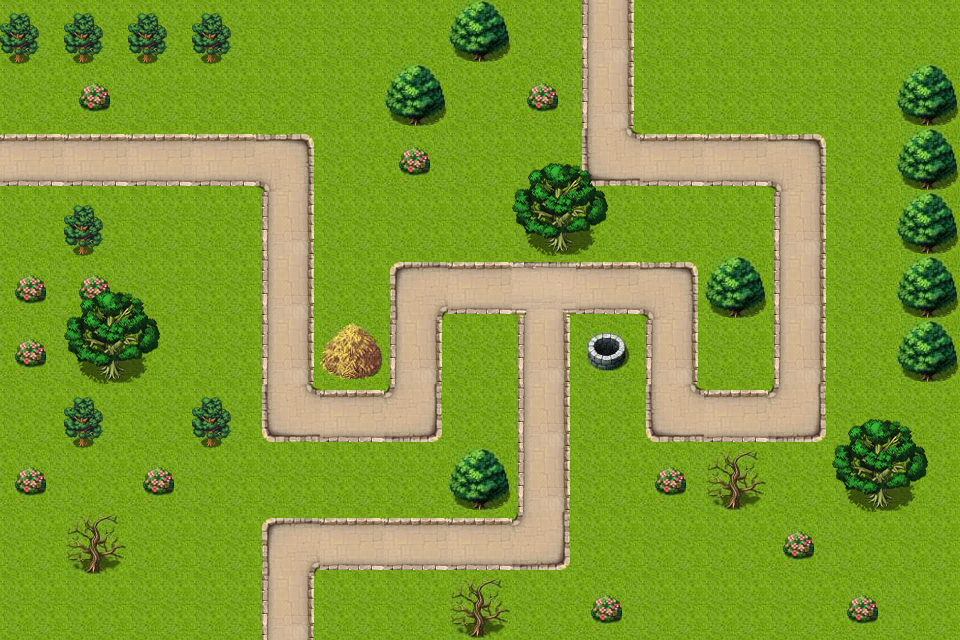

Below is a game level as drawn by its tile map, then a one-line description and the .tmx that defines it (tile-layer data replaced by summaries):
An orthogonal 15x10 tile map with 64x64 px tiles, 4 tile layers (背景层, 路, 装饰物, Solid), 10 tilesets.

<map version="1.0" orientation="orthogonal" renderorder="right-down" width="15" height="10" tilewidth="64" tileheight="64" nextobjectid="1">
 <tileset firstgid="1" name="bg1" tilewidth="64" tileheight="64" tilecount="1">
  <image source="bg1.jpg" width="64" height="64" />
 </tileset>
 <tileset firstgid="2" name="tree" tilewidth="39" tileheight="51" tilecount="1">
  <image source="tree.png" width="39" height="51" />
 </tileset>
 <tileset firstgid="3" name="tree2" tilewidth="96" tileheight="93" tilecount="1">
  <image source="tree2.png" width="96" height="93" />
 </tileset>
 <tileset firstgid="4" name="tree3" tilewidth="64" tileheight="64" tilecount="1">
  <image source="tree3.jpg" width="64" height="64" />
 </tileset>
 <tileset firstgid="5" name="tree4" tilewidth="64" tileheight="64" tilecount="1">
  <image source="tree4.jpg" width="64" height="64" />
 </tileset>
 <tileset firstgid="6" name="flower" tilewidth="64" tileheight="64" tilecount="1">
  <image source="flower.jpg" width="64" height="64" />
 </tileset>
 <tileset firstgid="7" name="gu" tilewidth="64" tileheight="64" tilecount="1">
  <image source="gu.jpg" width="64" height="64" />
 </tileset>
 <tileset firstgid="8" name="jing" tilewidth="64" tileheight="64" tilecount="1">
  <image source="jing.jpg" width="64" height="64" />
 </tileset>
 <tileset firstgid="9" name="Black" tilewidth="64" tileheight="64" tilecount="1">
  <image source="Black.png" width="64" height="64" />
 </tileset>
 <tileset firstgid="10" name="path" tilewidth="64" tileheight="64" tilecount="8">
  <tile id="0">
   <image width="64" height="64" source="bottomleft.png" />
  </tile>
  <tile id="1">
   <image width="64" height="64" source="bottomright.png" />
  </tile>
  <tile id="2">
   <image width="64" height="64" source="corssing.png" />
  </tile>
  <tile id="3">
   <image width="64" height="64" source="H_path.png" />
  </tile>
  <tile id="4">
   <image width="64" height="64" source="topleft.png" />
  </tile>
  <tile id="5">
   <image width="64" height="64" source="topright.png" />
  </tile>
  <tile id="6">
   <image width="64" height="64" source="V_path.png" />
  </tile>
  <tile id="7">
   <image width="64" height="64" source="T_crossing.png" />
  </tile>
 </tileset>
 <layer name="背景层" width="15" height="10">
  <data>[150 cells, 150 non-empty, 1 distinct tile ids]</data>
 </layer>
 <layer name="路" width="15" height="10">
  <data>[150 cells, 39 non-empty, 7 distinct tile ids]</data>
 </layer>
 <layer name="装饰物" width="15" height="10">
  <data>[150 cells, 36 non-empty, 7 distinct tile ids]</data>
 </layer>
 <layer name="Solid" width="15" height="10" opacity="0.01">
  <data>[150 cells, 111 non-empty, 1 distinct tile ids]</data>
 </layer>
</map>
